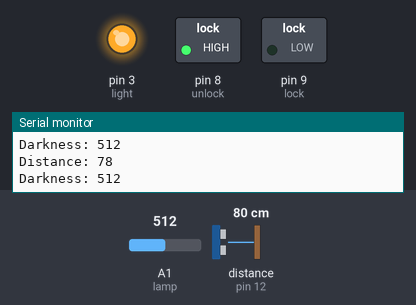
Simulated run of this sketch. Board: Arduino Uno, built with avr-gcc and run on an emulated ATmega328P. On the bench: switched loads named in the sketch (green lamp = pin HIGH), output pins drawn as LEDs (lit = HIGH), the last lines printed to the serial monitor. Wiring (inferred from the names in the program): ultrasonic range finder: trigger pin 13; echo pin 12. Inputs (shaded band) come from the test bench; at power-on: distance to the obstacle (sensor on pin 12) 80 cm, A1 (lamp) = 512. The echo pulse lasts 58.3 µs per cm; pins used as bus, display or sensor lines are not drawn.

Above: at 1.8 s.
1.9 s: distance to the obstacle (sensor on pin 12) set to 97 cm
3.4 s: distance to the obstacle (sensor on pin 12) set to 107 cm
At 4.4 s:
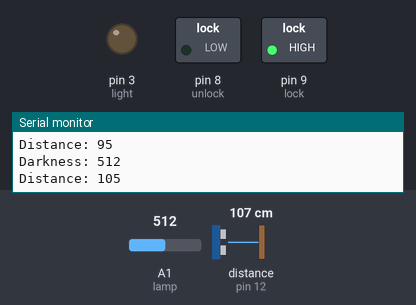
5.5 s: distance to the obstacle (sensor on pin 12) set to 2 cm
At 7.2 s:
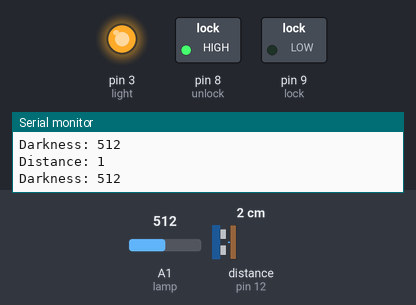
7.5 s: A1 (lamp) set to 317
9.2 s: A1 (lamp) set to 284
At 10.7 s:
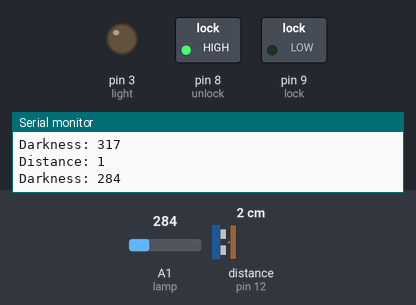
11.5 s: A1 (lamp) set to 306
At 13.5 s:
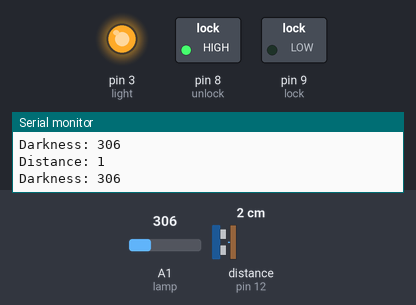
Timing chart, 0 to 14.5 s (numbered marks = the images above; inputs shaded):
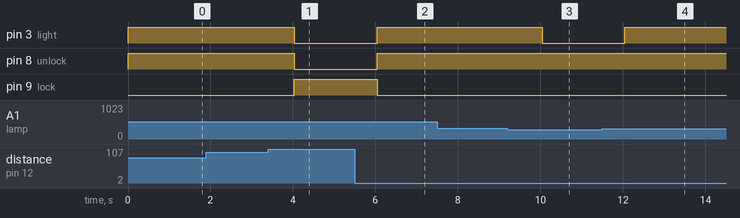

Measured:
- the behaviour switches between 101 and 102 cm on distance to the obstacle (sensor on pin 12) (found by bisection; images 0 and 1)
- the behaviour switches between 301 and 300 on A1 (lamp) (found by bisection; images 2 and 3)
- after the input at 3.4 s, pin 3 (light), pin 8 (unlock): HIGH → LOW after 0.63 s; pin 9 (lock): LOW → HIGH after 0.63 s
- after the input at 5.5 s, pin 3 (light), pin 8 (unlock): LOW → HIGH after 0.54 s; pin 9 (lock): HIGH → LOW after 0.54 s
- after the input at 9.2 s, pin 3 (light): HIGH → LOW after 0.85 s
- after the input at 11.5 s, pin 3 (light): LOW → HIGH after 0.55 s

The sketch:

practice6_home_part2.ino
```cpp
int trigger = 13;
int echo = 12;
int lock=9;
int unlock=8;
int light=3;
float duration;
int distance;
int state;


void setup() {
pinMode(trigger, OUTPUT);
pinMode(echo, INPUT);
pinMode(lock, OUTPUT);
pinMode(unlock, OUTPUT);
pinMode(light, OUTPUT);
Serial.begin(9600);
}

void loop()
{
  sonic();
  delay(1000);
}

void sonic(){
  digitalWrite(trigger, LOW);
  delayMicroseconds(2);
  digitalWrite(trigger, HIGH);
  delayMicroseconds(10);
  digitalWrite(trigger, LOW);
  duration = pulseIn(echo, HIGH);
  distance= duration*0.034/2;
  Serial.print("Distance: ");
  Serial.println(distance);

  if (distance <100){
    digitalWrite(unlock, HIGH);
    digitalWrite(lock, LOW);
    lamp();
  }
  else{
    digitalWrite(lock, HIGH);
    digitalWrite(unlock, LOW);
    digitalWrite(light, LOW);
  }
}

void lamp(){
  int state = analogRead(A1);
  Serial.print("Darkness: ");
  Serial.println(state);
        if (state >300){
    digitalWrite(light, HIGH);
  }
  else{
    digitalWrite(light, LOW);
  }

}
```
